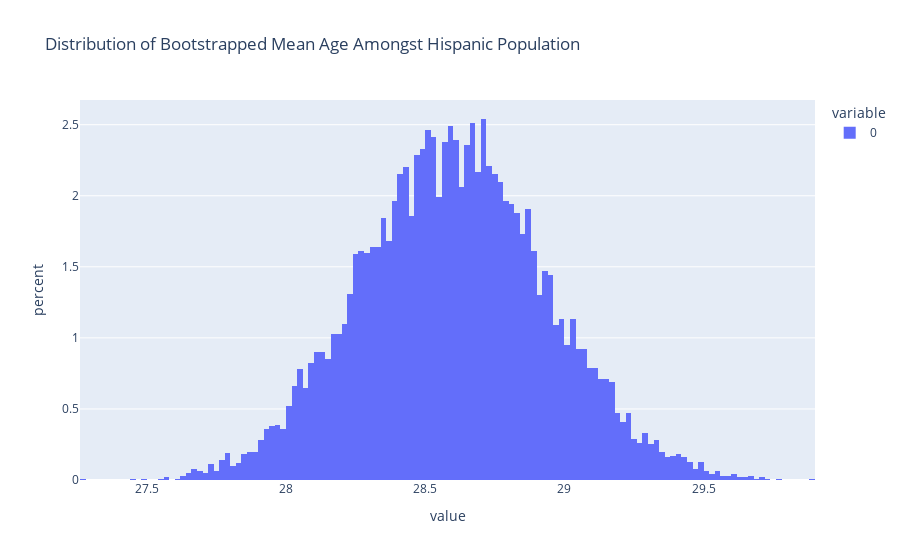

The code cell stored with this chart in its notebook:
### Markdown cell above
Now let's visualize what we got from the bootstrapped process

### Code cell
title = 'Distribution of Bootstrapped Mean Age Amongst Hispanic Population'
px.histogram(bstrap_means,histnorm='percent', title=title)

### Figure 1 — Plotly figure (JSON) as saved in the notebook; plotly's stock layout.template omitted (floating-point values rounded to 4 significant figures; data arrays with more than 128 entries replaced by an {"elided": "..."} marker saying what was removed)
{"data": [{"alignmentgroup": "True", "bingroup": "x", "histnorm": "percent", "hovertemplate": "variable=0<br>value=%{x}<br>percent=%{y}<extra></extra>", "legendgroup": "0", "marker": {"color": "#636efa", "pattern": {"shape": ""}}, "name": "0", "offsetgroup": "0", "orientation": "v", "showlegend": true, "type": "histogram", "x": {"elided": "10000 float values"}, "xaxis": "x", "yaxis": "y"}], "layout": {"barmode": "relative", "legend": {"title": {"text": "variable"}, "tracegroupgap": 0}, "title": {"text": "Distribution of Bootstrapped Mean Age Amongst Hispanic Population"}, "xaxis": {"anchor": "y", "domain": [0, 1], "title": {"text": "value"}}, "yaxis": {"anchor": "x", "domain": [0, 1], "title": {"text": "percent"}}}}
